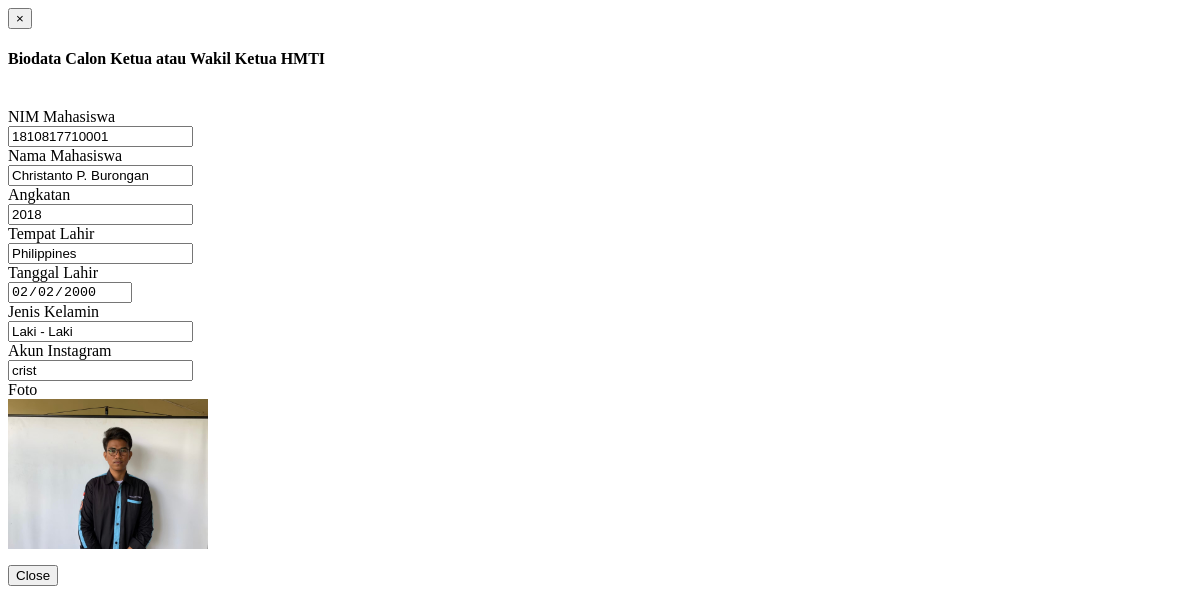
The page /admin/bioview.php?code=1810817710001 on the database as committed earlier.
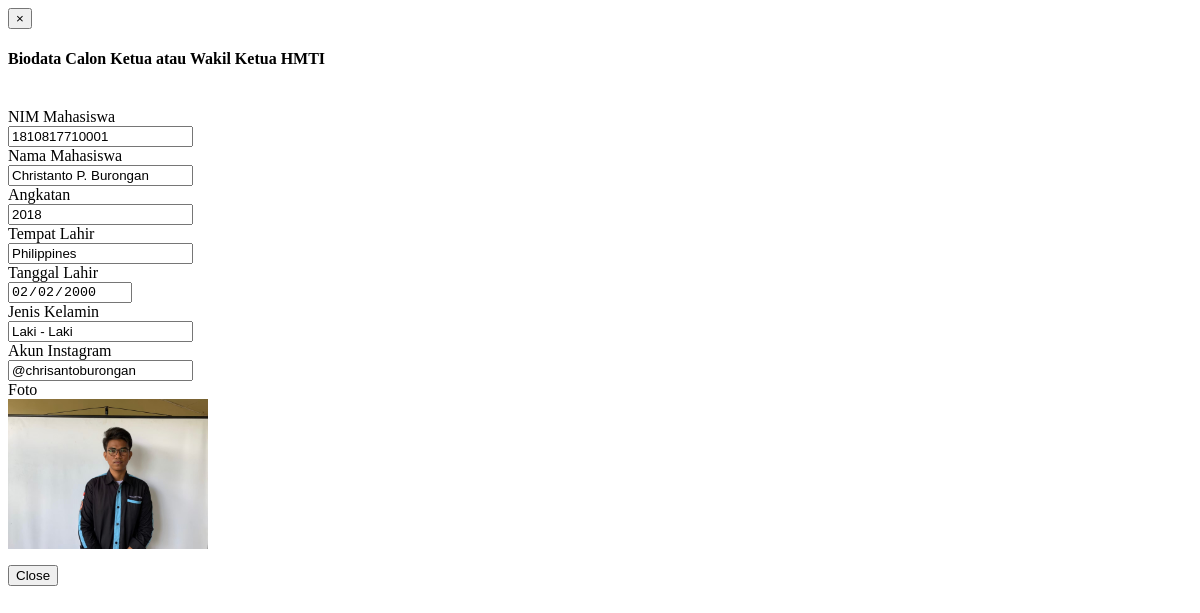
The same page on the database as committed later.
### tables this page shows
CREATE TABLE `biodata_calon` (
  `nim_calon` varchar(15) NOT NULL,
  `nama_calon` varchar(50) NOT NULL,
  `angkatan` int(11) NOT NULL,
  `tempat_lahir` varchar(25) NOT NULL,
  `tanggal_lahir` date NOT NULL,
  `jenis_kelamin` varchar(15) NOT NULL,
  `foto` varchar(250) NOT NULL,
  `instagram` varchar(25) NOT NULL
);

### admin/bioview.php (the view, shortened to what this page needs)
	<link rel="stylesheet" href="css/printing.css">
<?php
include('includes/config.php');
if($_GET) {
	$Kode = $_GET['code'];
	$mySql ="SELECT * FROM biodata_calon WHERE nim_calon ='$Kode'";
	$myQry = mysqli_query($koneksidb, $mySql);
	$result = mysqli_fetch_array($myQry);
}
else {
	echo "NIM Mahasiswa Tidak Terbaca";
	exit;
}
?>
<html>
<head>
</head>
<body>
<div id="section-to-print">
<div class="modal-header">
	<button type="button" class="close" data-dismiss="modal"><span aria-hidden="true">×</span></button>
	<h4 class="modal-title" id="myModalLabel">Biodata Calon Ketua atau Wakil Ketua HMTI</h4>
</div>
<div><br/></div>
<form id="theform" data-parsley-validate class="form-horizontal form-label-left" action="<?php $_SERVER['PHP_SELF']; ?>" method="post" enctype="multipart/form-data">
	<div class="form-group">
		<label class="control-label col-md-3 col-sm-3 col-xs-12" for="nama">NIM Mahasiswa</label>
			<div class="col-md-6 col-sm-6 col-xs-12">
				<input type="text" id="nis" required="required" class="form-control col-md-7 col-xs-12" name="nama" data-parsley-error-message="Field ini harus diisi" value="<?php echo $result['nim_calon'];?>" readonly>
			</div>
	</div><div class="form-group">
		<label class="control-label col-md-3 col-sm-3 col-xs-12" for="nama">Nama Mahasiswa</label>
			<div class="col-md-6 col-sm-6 col-xs-12">
				<input type="text" id="nis" required="required" class="form-control col-md-7 col-xs-12" name="nama" data-parsley-error-message="Field ini harus diisi" value="<?php echo $result['nama_calon'];?>" readonly>
			</div>
	</div>
	<div class="form-group">
		<label class="control-label col-md-3 col-sm-3 col-xs-12" for="nama">Angkatan</label>
			<div class="col-md-6 col-sm-6 col-xs-12">
				<input type="text" id="nis" required="required" class="form-control col-md-7 col-xs-12" name="nama" data-parsley-error-message="Field ini harus diisi" value="<?php echo $result['angkatan'];?>" readonly>
			</div>
	</div>
	<div class="form-group">
		<label class="control-label col-md-3 col-sm-3 col-xs-12" for="nama">Tempat Lahir</label>
			<div class="col-md-6 col-sm-6 col-xs-12">
				<input type="text" id="nis" required="required" class="form-control col-md-7 col-xs-12" name="nama" data-parsley-error-message="Field ini harus diisi" value="<?php echo $result['tempat_lahir'];?>" readonly>
			</div>
	</div>
	<div class="form-group">
		<label class="control-label col-md-3 col-sm-3 col-xs-12" for="nama">Tanggal Lahir</label>
			<div class="col-md-6 col-sm-6 col-xs-12">
				<input type="date" id="nis" required="required" class="form-control col-md-7 col-xs-12" name="nama" data-parsley-error-message="Field ini harus diisi" value="<?php echo $result['tanggal_lahir'];?>" readonly>
			</div>
	</div>
	<div class="form-group">
		<label class="control-label col-md-3 col-sm-3 col-xs-12" for="nama">Jenis Kelamin</label>
			<div class="col-md-6 col-sm-6 col-xs-12">
				<input type="text" id="nis" required="required" class="form-control col-md-7 col-xs-12" name="nama" data-parsley-error-message="Field ini harus diisi" value="<?php echo $result['jenis_kelamin'];?>" readonly>
			</div>
	</div>
	<div class="form-group">
		<label class="control-label col-md-3 col-sm-3 col-xs-12" for="nama">Akun Instagram</label>
			<div class="col-md-6 col-sm-6 col-xs-12">
				<input type="text" id="nis" required="required" class="form-control col-md-7 col-xs-12" name="nama" data-parsley-error-message="Field ini harus diisi" value="<?php echo $result['instagram'];?>" readonly>
			</div>
	</div>
	<div class="form-group">
		<label class="control-label col-md-3 col-sm-3 col-xs-12" for="nama">Foto</label>
			<div class="col-md-6 col-sm-6 col-xs-12">
				<img src="../images/<?php echo htmlentities($result['foto']);?>" width="200" height="150">
			</div>
	</div>
	</form>
	<div class="modal-footer">
	<button type="button" class="btn btn-default" data-dismiss="modal">Close</button>
	</div>
</div>
</body>
</html>

Rows that differ between the two databases and show on the page:
changed biodata_calon "Christanto P. Burongan": nama "crist" → "@chrisantoburongan"
